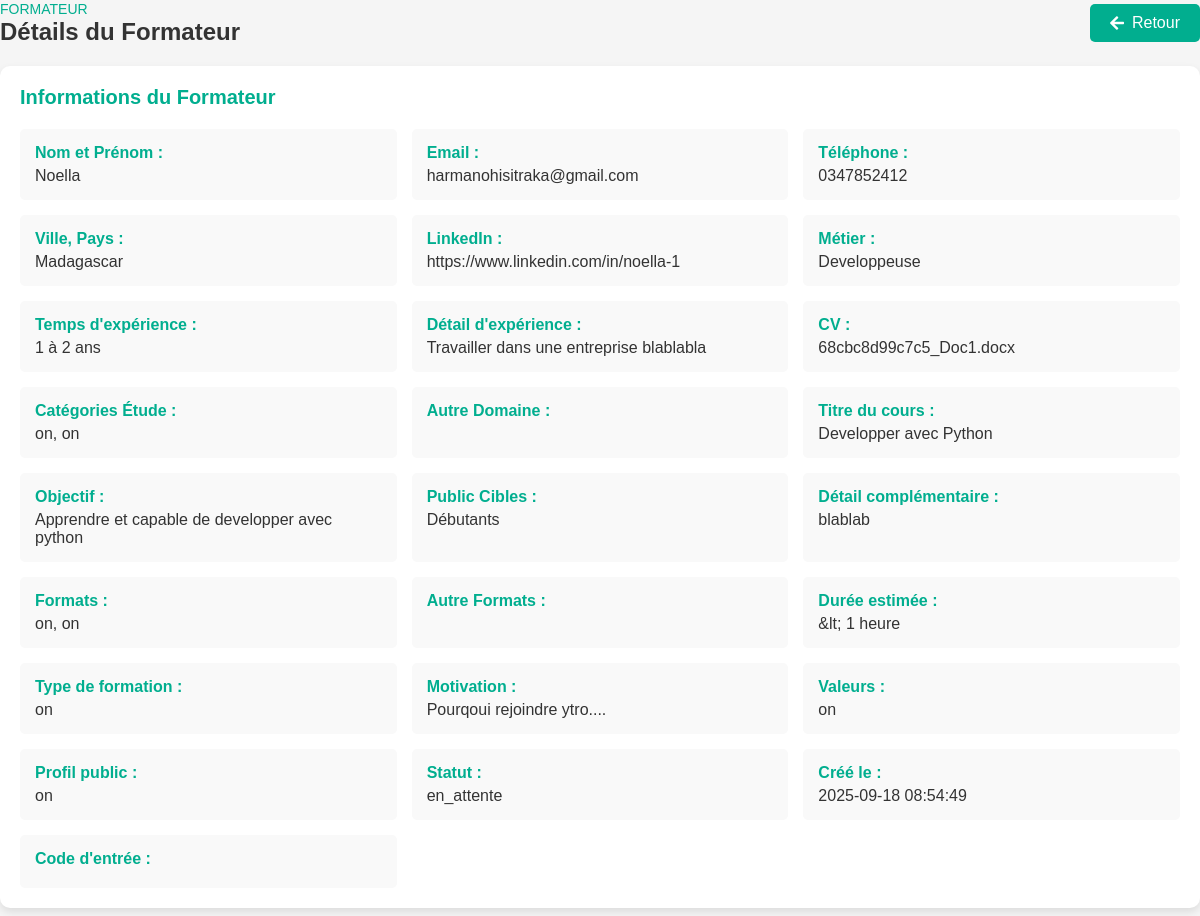
/Espace/admin/gestion_utilisateurs/voir_formateurs.php?id=1, run on the app's committed database.
### tables this page shows
CREATE TABLE `formateurs` (
  `id` int NOT NULL AUTO_INCREMENT,
  `nom_prenom` varchar(255) NOT NULL,
  `email` varchar(255) NOT NULL,
  `telephone` varchar(20) DEFAULT NULL,
  `ville_pays` varchar(255) DEFAULT NULL,
  `linkedin` varchar(255) DEFAULT NULL,
  `intitule_metier` varchar(255) DEFAULT NULL,
  `experience_formation` text,
  `detail_experience` text,
  `cv` varchar(255) DEFAULT NULL,
  `categories` text,
  `autre_domaine` varchar(255) DEFAULT NULL,
  `titre_cours` varchar(255) DEFAULT NULL,
  `objectif` text,
  `public_cible` text,
  `detail_complementaire` text,
  `formats` text,
  `format_autre` varchar(255) DEFAULT NULL,
  `duree_estimee` varchar(100) DEFAULT NULL,
  `type_formation` varchar(100) DEFAULT NULL,
  `motivation` text,
  `valeurs` text,
  `profil_public` text,
  `statut` enum('en_attente','verifie','premium','partenaire') DEFAULT 'en_attente',
  `created_at` timestamp NULL DEFAULT CURRENT_TIMESTAMP,
  `code_entree` varchar(255) DEFAULT NULL,
  `password` varchar(255) DEFAULT NULL,
  PRIMARY KEY (`id`),
  UNIQUE KEY `email` (`email`)
);

### Espace/admin/gestion_utilisateurs/voir_formateurs.php (the view, shortened to what this page needs)
<?php
require_once '../../config/db.php';
$id = $_GET['id'];
$stmt = $pdo->prepare("SELECT * FROM formateurs WHERE id = ?");
$stmt->execute([$id]);
$formateur = $stmt->fetch(PDO::FETCH_ASSOC);
?>
<!DOCTYPE html>
<html lang="fr">
<head>
    <link rel="stylesheet" href="styles.css">
    <link rel="stylesheet" href="https://cdnjs.cloudflare.com/ajax/libs/font-awesome/5.15.4/css/all.min.css">
</head>
<body>
    <div class="main--content">
        <div class="header--wrapper">
            <div class="header--title">
                <span>Formateur</span>
                <h2>Détails du Formateur</h2>
            </div>
            <a href="gestion_utilisateur.php" class="btn-back"><i class="fas fa-arrow-left"></i> Retour</a>
        </div>
        <div class="card--container">
            <div class="card--wrapper">
                <h3>Informations du Formateur</h3>
                <div class="info--grid">
                    <div class="info--item"><strong>Nom et Prénom :</strong> <?= htmlspecialchars($formateur['nom_prenom']) ?></div>
                    <div class="info--item"><strong>Email :</strong> <?= htmlspecialchars($formateur['email']) ?></div>
                    <div class="info--item"><strong>Téléphone :</strong> <?= htmlspecialchars($formateur['telephone']) ?></div>
                    <div class="info--item"><strong>Ville, Pays :</strong> <?= htmlspecialchars($formateur['ville_pays']) ?></div>
                    <div class="info--item"><strong>LinkedIn :</strong> <?= htmlspecialchars($formateur['linkedin']) ?></div>
                    <div class="info--item"><strong>Métier :</strong> <?= htmlspecialchars($formateur['intitule_metier']) ?></div>
                    <div class="info--item"><strong>Temps d'expérience :</strong> <?= htmlspecialchars($formateur['experience_formation']) ?></div>
                    <div class="info--item"><strong>Détail d'expérience :</strong> <?= htmlspecialchars($formateur['detail_experience']) ?></div>
                    <div class="info--item"><strong>CV :</strong> <?= htmlspecialchars($formateur['cv']) ?></div>
                    <div class="info--item"><strong>Catégories Étude :</strong> <?= htmlspecialchars($formateur['categories']) ?></div>
                    <div class="info--item"><strong>Autre Domaine :</strong> <?= htmlspecialchars($formateur['autre_domaine']) ?></div>
                    <div class="info--item"><strong>Titre du cours :</strong> <?= htmlspecialchars($formateur['titre_cours']) ?></div>
                    <div class="info--item"><strong>Objectif :</strong> <?= htmlspecialchars($formateur['objectif']) ?></div>
                    <div class="info--item"><strong>Public Cibles :</strong> <?= htmlspecialchars($formateur['public_cible']) ?></div>
                    <div class="info--item"><strong>Détail complémentaire :</strong> <?= htmlspecialchars($formateur['detail_complementaire']) ?></div>
                    <div class="info--item"><strong>Formats :</strong> <?= htmlspecialchars($formateur['formats']) ?></div>
                    <div class="info--item"><strong>Autre Formats :</strong> <?= htmlspecialchars($formateur['format_autre']) ?></div>
                    <div class="info--item"><strong>Durée estimée :</strong> <?= htmlspecialchars($formateur['duree_estimee']) ?></div>
                    <div class="info--item"><strong>Type de formation :</strong> <?= htmlspecialchars($formateur['type_formation']) ?></div>
                    <div class="info--item"><strong>Motivation :</strong> <?= htmlspecialchars($formateur['motivation']) ?></div>
                    <div class="info--item"><strong>Valeurs :</strong> <?= htmlspecialchars($formateur['valeurs']) ?></div>
                    <div class="info--item"><strong>Profil public :</strong> <?= htmlspecialchars($formateur['profil_public']) ?></div>
                    <div class="info--item"><strong>Statut :</strong> <?= htmlspecialchars($formateur['statut']) ?></div>
                    <div class="info--item"><strong>Créé le :</strong> <?= htmlspecialchars($formateur['created_at']) ?></div>
                    <div class="info--item"><strong>Code d'entrée :</strong> <?= htmlspecialchars($formateur['code_entree']) ?></div>
                </div>
            </div>
        </div>
    </div>
</body>
</html>

### Espace/admin/gestion_utilisateurs/styles.css (style rules this page uses)
* { margin: 0; padding: 0; box-sizing: border-box; font-family: 'Poppins', sans-serif; }
body { background: #f5f5f5; color: #333; }
.header--wrapper { display: flex; justify-content: space-between; align-items: center; margin-bottom: 20px; }
.header--title span { color: #01ae8f; font-size: 14px; text-transform: uppercase; }
.header--title h2 { font-size: 24px; color: #333; }
.btn-back { display: inline-flex; align-items: center; padding: 10px 20px; background: #01ae8f; color: #fff; text-decoration: none; border-radius: 5px; transition: background 0.3s; }
.btn-back i { margin-right: 8px; }
.card--container { max-width: 1200px; margin: 0 auto; }
.card--wrapper { background: #fff; padding: 20px; border-radius: 10px; box-shadow: 0 4px 8px rgba(0, 0, 0, 0.1); margin-bottom: 20px; }
.card--wrapper h3 { color: #01ae8f; margin-bottom: 20px; font-size: 20px; }
.info--grid { display: grid; grid-template-columns: repeat(auto-fit, minmax(300px, 1fr)); gap: 15px; }
.info--item { background: #f9f9f9; padding: 15px; border-radius: 5px; font-size: 16px; transition: transform 0.3s; }
.info--item strong { color: #01ae8f; display: block; margin-bottom: 5px; }

### data on the page
formateurs: nom_prenom "Noella", email "harmanohisitraka@gmail.com", telephone "0347852412", ville_pays "Madagascar", linkedin "https://www.linkedin.com/in/noella-1", intitule_metier "Developpeuse", experience_formation "1 à 2 ans", detail_experience "Travailler dans une entreprise blablabla", cv "68cbc8d99c7c5_Doc1.docx", categories "on, on", titre_cours "Developper avec Python", objectif "Apprendre et capable de developper avec python", public_cible "Débutants", detail_complementaire "blablab", formats "on, on", duree_estimee "&lt; 1 heure", type_formation "on", motivation "Pourqoui rejoindre ytro....", valeurs "on", profil_public "on", statut "en_attente", created_at "2025-09-18 08:54:49"
